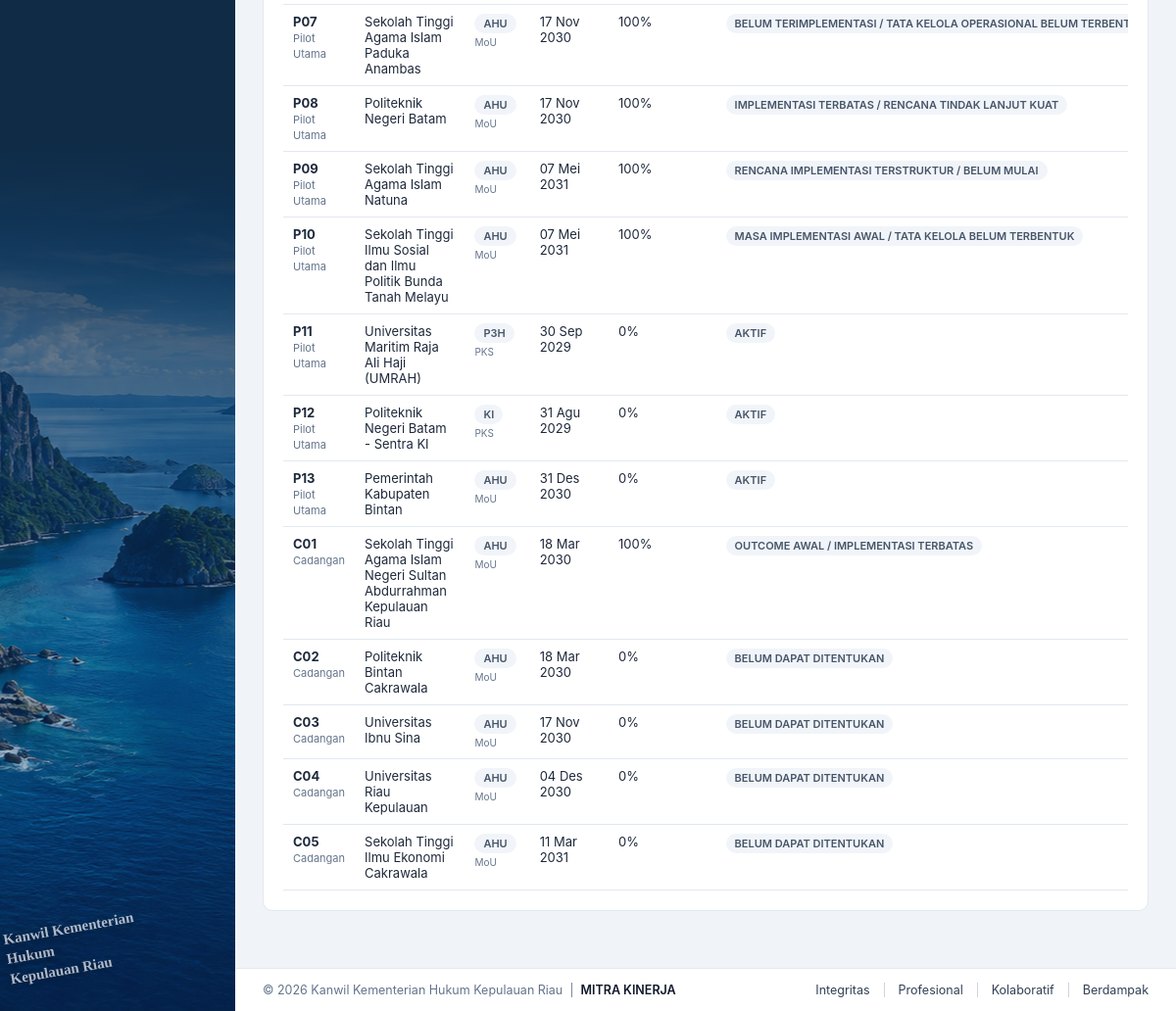
Page /mitra_list.php (signed in, lower part) on the earlier database version.
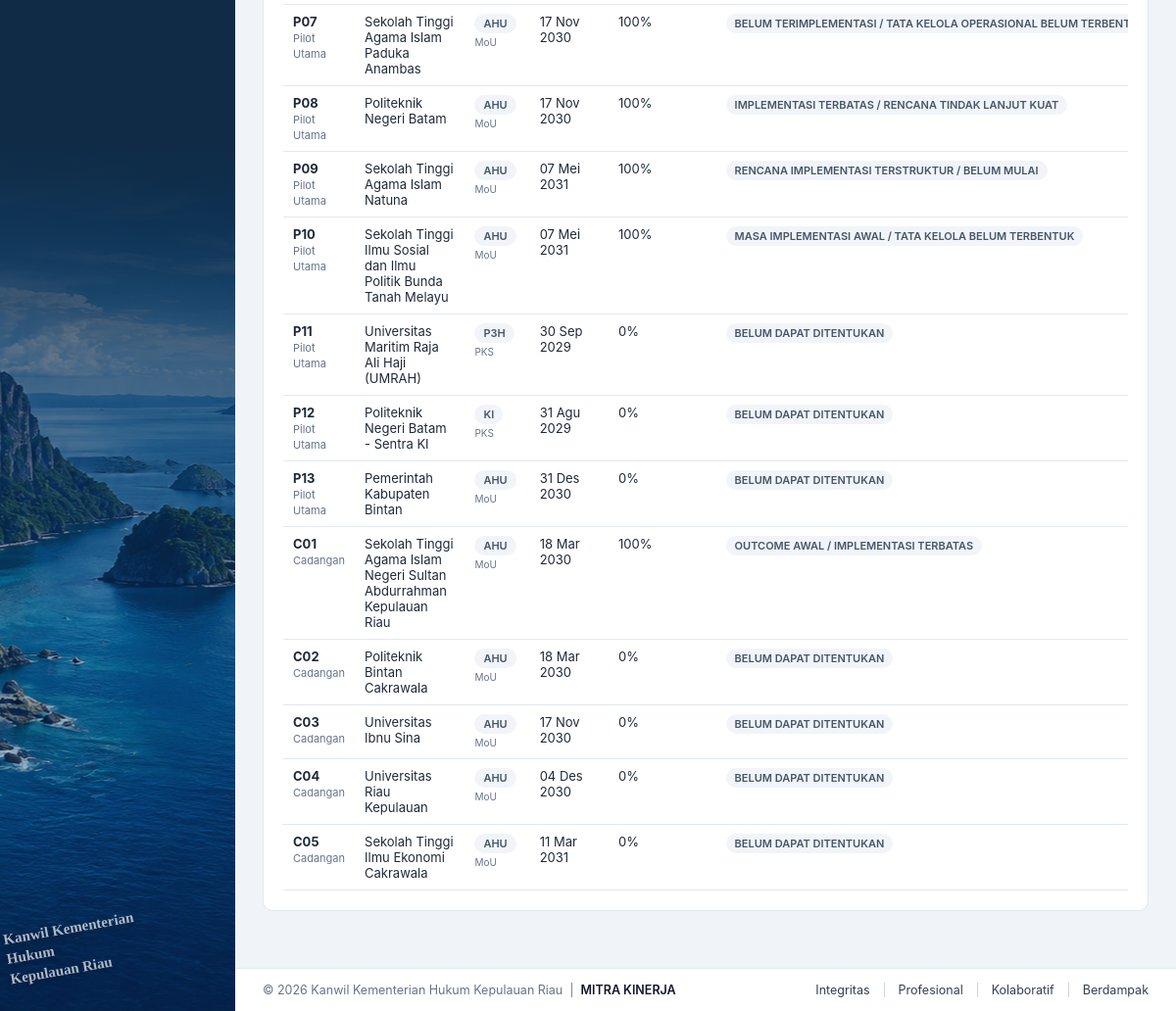
Same page on the later database version.
### tables this page shows
CREATE TABLE `mitra_kinerja` (
  `id` int(11) NOT NULL AUTO_INCREMENT,
  `kode` varchar(5) NOT NULL,
  `portofolio` enum('Pilot Utama','Cadangan') NOT NULL,
  `nama_mitra` varchar(255) NOT NULL,
  `judul` text DEFAULT NULL,
  `jenis` enum('PKS','MoU') NOT NULL,
  `bidang` enum('AHU','KI','P3H','PPL','Keuangan','Humas','SDM') DEFAULT 'AHU',
  `pks_induk_id` int(11) DEFAULT NULL,
  `tanggal_mulai` date DEFAULT NULL,
  `tanggal_berakhir` date DEFAULT NULL,
  `status_tanggal` enum('TERVERIFIKASI','BELUM TERVERIFIKASI') NOT NULL DEFAULT 'BELUM TERVERIFIKASI',
  `evaluasi_per_tahun` int(11) NOT NULL DEFAULT 4,
  `baseline_status` enum('BELUM DIISI','DALAM PROSES','TERVERIFIKASI / DIKUNCI') NOT NULL DEFAULT 'BELUM DIISI',
  `baseline_locked_at` datetime DEFAULT NULL,
  `baseline_locked_by` int(11) DEFAULT NULL,
  `baseline_pemeriksa` varchar(255) DEFAULT NULL,
  `baseline_catatan_ringkasan` text DEFAULT NULL,
  `cutoff_date` date DEFAULT NULL,
  `sumber_baseline` varchar(255) DEFAULT NULL,
  `pic_internal` varchar(255) DEFAULT NULL,
  `pic_mitra` varchar(255) DEFAULT NULL,
  `pic_focal_point` varchar(255) DEFAULT NULL,
  `file_naskah` varchar(255) DEFAULT NULL,
  `foto_kerjasama` varchar(255) DEFAULT NULL,
  `pemeriksa_id` int(11) DEFAULT NULL,
  `tanggal_review` date DEFAULT NULL,
  `status_scorecard` varchar(50) NOT NULL DEFAULT 'BELUM LENGKAP',
  `posisi_portofolio` varchar(150) NOT NULL DEFAULT 'BELUM DAPAT DITENTUKAN',
  `rekomendasi` text DEFAULT NULL,
  `created_at` timestamp NOT NULL DEFAULT current_timestamp(),
  `updated_at` timestamp NOT NULL DEFAULT current_timestamp() ON UPDATE current_timestamp(),
  PRIMARY KEY (`id`),
  UNIQUE KEY `kode` (`kode`),
  KEY `pemeriksa_id` (`pemeriksa_id`),
  KEY `fk_mitra_induk` (`pks_induk_id`),
  CONSTRAINT `fk_mitra_induk` FOREIGN KEY (`pks_induk_id`) REFERENCES `mitra_kinerja` (`id`) ON DELETE SET NULL,
  CONSTRAINT `mitra_kinerja_ibfk_1` FOREIGN KEY (`pemeriksa_id`) REFERENCES `users` (`id`) ON DELETE SET NULL
);

### mitra_list.php (the view, shortened to what the rows shown need)
<?php
require_once __DIR__ . '/includes/auth.php';
require_once __DIR__ . '/includes/data.php';
$pdo = getDB();
$all = getAllMitraSummary($pdo);
usort($all, function($a, $b) {
    $pA = ($a['mitra']['portofolio'] === 'Pilot Utama' || $a['mitra']['portofolio'] === 'PILOT') ? 0 : 1;
    $pB = ($b['mitra']['portofolio'] === 'Pilot Utama' || $b['mitra']['portofolio'] === 'PILOT') ? 0 : 1;
    if ($pA !== $pB) return $pA <=> $pB;
    return strnatcasecmp($a['mitra']['kode'], $b['mitra']['kode']);
});
require __DIR__ . '/includes/header.php';
?>
<div class="card">
    <div class="table-wrap">
    <table>
        <tbody>
        <?php foreach ($all as $s): $m = $s['mitra']; ?>
            <tr>
                <td><strong><?= h($m['kode']) ?></strong><br><span class="muted" style="font-size:11px;"><?= h($m['portofolio']) ?></span></td>
                <td><?= h($m['nama_mitra']) ?></td>
                <td><span class="badge badge-secondary" style="font-size:11px;font-weight:600;"><?= h($m['bidang'] ?? 'AHU') ?></span><br><span class="muted" style="font-size:10px;"><?= h($m['jenis']) ?></span></td>
                <td><?= formatTanggal($m['tanggal_berakhir']) ?></td>
                <td><?= $s['kelengkapan'] ?>%</td>
                <td><span class="badge badge-secondary" style="font-size:11px;"><?= h($s['posisi_portofolio']) ?></span></td>
            </tr>
        <?php endforeach; ?>
        </tbody>
    </table>
    </div>
</div>
<?php require __DIR__ . '/includes/footer.php'; ?>

Differences in the rows shown:
changed mitra_kinerja "Universitas Maritim Raja Ali Haji (UMRAH)": posisi_portofolio "AKTIF" → "BELUM DAPAT DITENTUKAN"
changed mitra_kinerja "Politeknik Negeri Batam - Sentra KI": posisi_portofolio "AKTIF" → "BELUM DAPAT DITENTUKAN"
changed mitra_kinerja "Pemerintah Kabupaten Bintan": posisi_portofolio "AKTIF" → "BELUM DAPAT DITENTUKAN"
